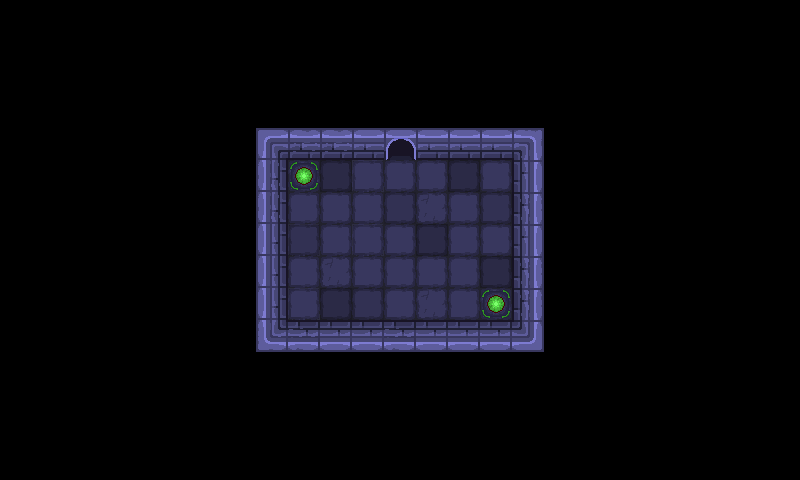

The image is a tile-based game level rendered from a .tmx file. Its description and complete source (layers, tilesets, objects, tile grids) follow:
An orthogonal 25x15 tile map with 32x32 px tiles, 3 tile layers (Layer, objects, spawner) and 5 objects.

<map version="1.10" tiledversion="1.10.2" orientation="orthogonal" renderorder="right-down" width="25" height="15" tilewidth="32" tileheight="32" infinite="0" nextlayerid="7" nextobjectid="104">
 <tileset firstgid="1" source="maptiles.tsx" />
 <objectgroup id="3" name="colliders">
  <object id="65" x="768" y="0">
   <polygon points="0,0 0,480 32,480 32,0" />
  </object>
  <object id="66" x="32" y="0">
   <polygon points="0,0 0,32 736,32 736,0" />
  </object>
  <object id="67" x="32" y="0">
   <polygon points="0,0 -32,0 -32,480 0,480" />
  </object>
  <object id="68" x="32" y="448">
   <polygon points="0,0 0,32 736,32 736,0" />
  </object>
  <object id="69" x="32" y="448">
   <polygon points="0,0 0,32 736,32 736,0" />
  </object>
 </objectgroup>
 <layer id="4" name="Layer" width="25" height="15">
  <data encoding="csv">
0,0,0,0,0,0,0,0,0,0,0,0,0,0,0,0,0,0,0,0,0,0,0,0,0,
0,0,0,0,0,0,0,0,0,0,0,0,0,0,0,0,0,0,0,0,0,0,0,0,0,
0,0,0,0,0,0,0,0,0,0,0,0,0,0,0,0,0,0,0,0,0,0,0,0,0,
0,0,0,0,0,0,0,0,0,0,0,0,0,0,0,0,0,0,0,0,0,0,0,0,0,
0,0,0,0,0,0,0,0,1,31,31,2,4,2,2,2,32,0,0,0,0,0,0,0,0,
0,0,0,0,0,0,0,0,38,39,29,10,10,10,29,10,11,0,0,0,0,0,0,0,0,
0,0,0,0,0,0,0,0,38,10,10,10,21,39,10,21,40,0,0,0,0,0,0,0,0,
0,0,0,0,0,0,0,0,9,21,10,10,10,29,10,10,11,0,0,0,0,0,0,0,0,
0,0,0,0,0,0,0,0,9,10,39,10,10,10,10,29,40,0,0,0,0,0,0,0,0,
0,0,0,0,0,0,0,0,9,10,29,21,10,39,10,39,40,0,0,0,0,0,0,0,0,
0,0,0,0,0,0,0,0,46,47,18,18,47,18,18,18,19,0,0,0,0,0,0,0,0,
0,0,0,0,0,0,0,0,0,0,0,0,0,0,0,0,0,0,0,0,0,0,0,0,0,
0,0,0,0,0,0,0,0,0,0,0,0,0,0,0,0,0,0,0,0,0,0,0,0,0,
0,0,0,0,0,0,0,0,0,0,0,0,0,0,0,0,0,0,0,0,0,0,0,0,0,
0,0,0,0,0,0,0,0,0,0,0,0,0,0,0,0,0,0,0,0,0,0,0,0,0
</data>
 </layer>
 <layer id="1" name="objects" width="25" height="15">
  <data encoding="csv">
0,0,0,0,0,0,0,0,0,0,0,0,0,0,0,0,0,0,0,0,0,0,0,0,0,
0,0,0,0,0,0,0,0,0,0,0,0,0,0,0,0,0,0,0,0,0,0,0,0,0,
0,0,0,0,0,0,0,0,0,0,0,0,0,0,0,0,0,0,0,0,0,0,0,0,0,
0,0,0,0,0,0,0,0,0,0,0,0,0,0,0,0,0,0,0,0,0,0,0,0,0,
0,0,0,0,0,0,0,0,0,0,0,0,0,0,0,0,0,0,0,0,0,0,0,0,0,
0,0,0,0,0,0,0,0,0,0,0,43,0,0,0,0,0,0,0,0,0,0,0,0,0,
0,0,0,0,0,0,0,0,0,0,0,0,0,0,0,0,0,0,0,0,0,0,0,0,0,
0,0,0,0,0,0,0,0,0,43,0,43,0,0,0,0,0,0,0,0,0,0,0,0,0,
0,0,0,0,0,0,0,0,0,0,0,0,0,0,0,0,0,0,0,0,0,0,0,0,0,
0,0,0,0,0,0,0,0,0,43,0,0,0,0,0,0,0,0,0,0,0,0,0,0,0,
0,0,0,0,0,0,0,0,0,0,0,0,0,0,0,0,0,0,0,0,0,0,0,0,0,
0,0,0,0,0,0,0,0,0,0,0,0,0,0,0,0,0,0,0,0,0,0,0,0,0,
0,0,0,0,0,0,0,0,0,0,0,0,0,0,0,0,0,0,0,0,0,0,0,0,0,
0,0,0,0,0,0,0,0,0,0,0,0,0,0,0,0,0,0,0,0,0,0,0,0,0,
0,0,0,0,0,0,0,0,0,0,0,0,0,0,0,0,0,0,0,0,0,0,0,0,0
</data>
 </layer>
 <layer id="5" name="spawner" width="25" height="15">
  <data encoding="csv">
0,0,0,0,0,0,0,0,0,0,0,0,0,0,0,0,0,0,0,0,0,0,0,0,0,
0,0,0,0,0,0,0,0,0,0,0,0,0,0,0,0,0,0,0,0,0,0,0,0,0,
0,0,0,0,0,0,0,0,0,0,0,0,0,0,0,0,0,0,0,0,0,0,0,0,0,
0,0,0,0,0,0,0,0,0,0,0,0,0,0,0,0,0,0,0,0,0,0,0,0,0,
0,0,0,0,0,0,0,0,0,0,0,0,0,0,0,0,0,0,0,0,0,0,0,0,0,
0,0,0,0,0,0,0,0,0,44,0,0,0,0,0,0,0,0,0,0,0,0,0,0,0,
0,0,0,0,0,0,0,0,0,0,0,0,0,0,0,0,0,0,0,0,0,0,0,0,0,
0,0,0,0,0,0,0,0,0,0,0,0,0,0,0,0,0,0,0,0,0,0,0,0,0,
0,0,0,0,0,0,0,0,0,0,0,0,0,0,0,0,0,0,0,0,0,0,0,0,0,
0,0,0,0,0,0,0,0,0,0,0,0,0,0,0,44,0,0,0,0,0,0,0,0,0,
0,0,0,0,0,0,0,0,0,0,0,0,0,0,0,0,0,0,0,0,0,0,0,0,0,
0,0,0,0,0,0,0,0,0,0,0,0,0,0,0,0,0,0,0,0,0,0,0,0,0,
0,0,0,0,0,0,0,0,0,0,0,0,0,0,0,0,0,0,0,0,0,0,0,0,0,
0,0,0,0,0,0,0,0,0,0,0,0,0,0,0,0,0,0,0,0,0,0,0,0,0,
0,0,0,0,0,0,0,0,0,0,0,0,0,0,0,0,0,0,0,0,0,0,0,0,0
</data>
 </layer>
</map>
